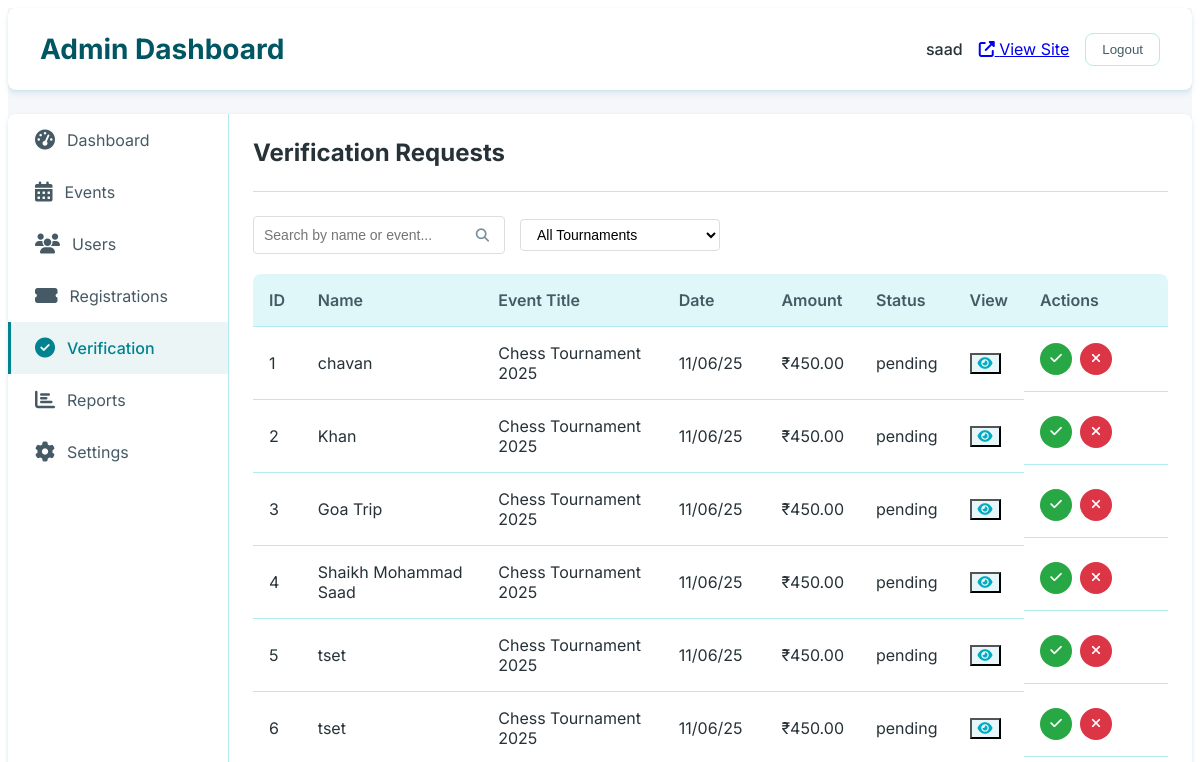
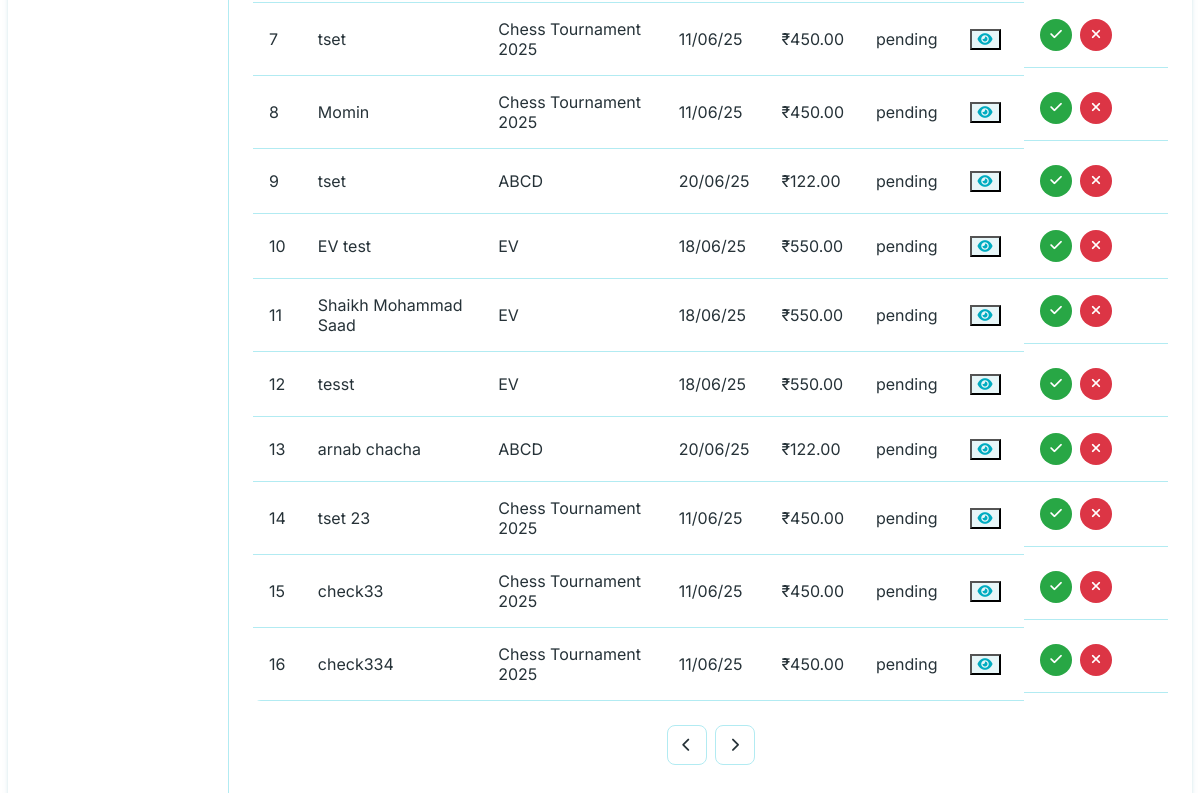
The page /superadmin/dashboard/verification/ (signed in) on the database as committed earlier (2 pictures, top to bottom).
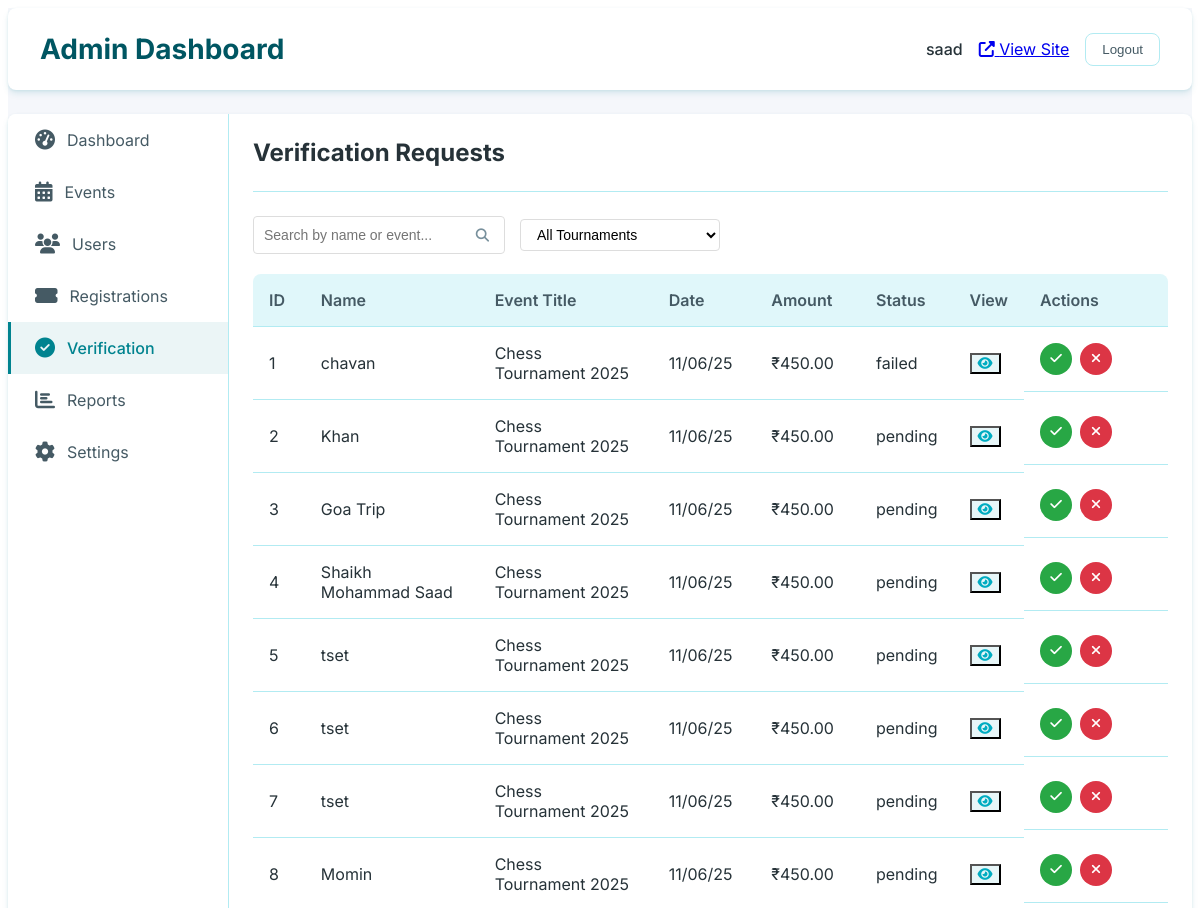
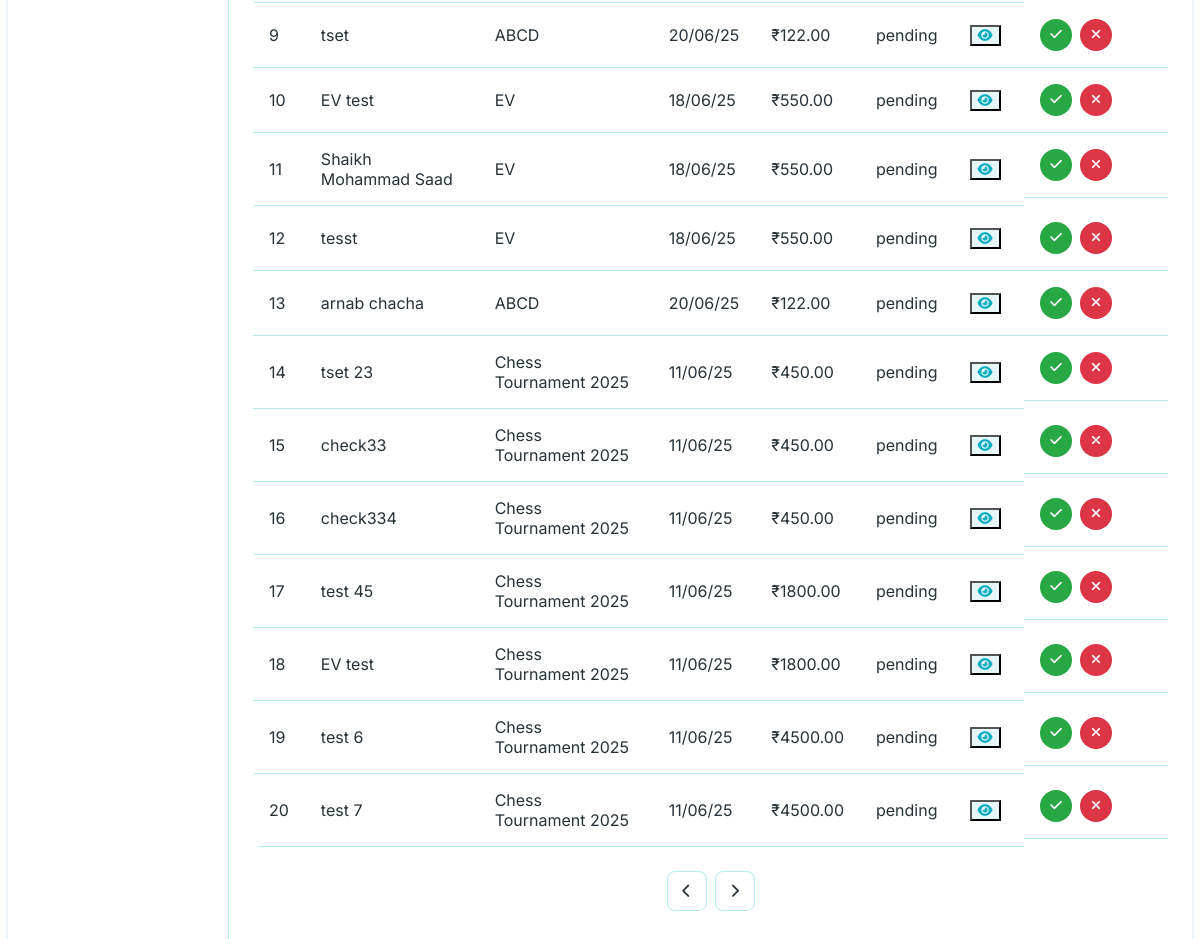
The same page on the database as committed later (2 pictures, top to bottom).
### app/models.py (models this page shows, shortened)
class Participant(models.Model):
    STATUS_CHOICES = [
        ('registered', 'Registered'),
        ('confirmed', 'Confirmed'),
        ('checked_in', 'Checked In'),
        ('eliminated', 'Eliminated'),
        ('winner', 'Winner'),
        ('disqualified', 'Disqualified'),
        ('rejected', 'Rejected')
    ]
    tournament = models.ForeignKey(Tournament, on_delete=models.CASCADE, related_name='tournament')
    registration_id = models.UUIDField(default=uuid.uuid4, editable=False, unique=True)
    full_name = models.CharField(max_length=200)
    email = models.EmailField(blank=True, null=True, unique=False, help_text="Email address for updates and notifications")
    phone = models.CharField(max_length=20)
    wp = models.CharField(max_length=10, blank=True, help_text="WhatsApp number for updates")
    age = models.IntegerField()
    gender = models.CharField(max_length=10, choices=[('male', 'Male'), ('female', 'Female'), ('other', 'Other')])
    registration_date = models.DateTimeField(auto_now_add=True)
    status = models.CharField(max_length=20, choices=STATUS_CHOICES, default='registered')
    check_in_time = models.DateTimeField(null=True, blank=True)
    special_requirements = models.TextField(blank=True)
    notes = models.TextField(blank=True)
    transaction = models.OneToOneField(Transaction, on_delete=models.CASCADE, related_name='transaction')
    optinWhatsapp = models.BooleanField(default=True)
    class Meta:
        unique_together = ['tournament', 'email']

class Tournament(models.Model):
    STATUS_CHOICES = [
        ('draft', 'Draft'),
        ('published', 'Published'),
        ('ongoing', 'Ongoing'),
        ('completed', 'Completed'),
        ('cancelled', 'Cancelled'),
    ]
    title = models.CharField(max_length=200)
    slug = models.SlugField(unique=True, blank=True)
    description = models.TextField()
    category = models.ForeignKey(Category, on_delete=models.CASCADE, related_name='tournaments')
    organizer = models.ForeignKey(User, on_delete=models.CASCADE, related_name='organized_tournaments', default=None, null=True)
    start_date = models.DateField()
    end_date = models.DateField()
    tournament_time = models.TimeField(default=timezone.datetime.strptime('10:00', '%H:%M').time())
    registration_deadline = models.DateTimeField()
    venue = models.CharField(max_length=200)
    address = models.TextField(blank=True, null=True)
    city = models.CharField(max_length=100)
    state = models.CharField(max_length=100)
    country = models.CharField(max_length=100)
    postal_code = models.CharField(max_length=20, null=True, blank=True)
    max_participants = models.PositiveIntegerField()
    min_participants = models.PositiveIntegerField(default=2)
    entry_fee = models.DecimalField(max_digits=10, decimal_places=2)
    prize_pool = models.DecimalField(max_digits=10, decimal_places=2)
    tournament_format = models.CharField(max_length=100)  # e.g., "Single Elimination", "Double Elimination", "Round Robin"
    rules = models.TextField()
    banner_image = models.ImageField(upload_to='tournament_banners/')
    additional_images = models.ManyToManyField(TournamentImage, blank=True, related_name='additional_tournaments')
    status = models.CharField(max_length=20, choices=STATUS_CHOICES, default='draft')
    is_featured = models.BooleanField(default=False)
    created_at = models.DateTimeField(auto_now_add=True)
    updated_at = models.DateTimeField(auto_now=True)
    contact_email = models.EmailField()
    contact_phone = models.CharField(max_length=20)
    whatsapp_number = models.CharField(max_length=20, blank=True)
    facebook_event = models.URLField(blank=True)
    instagram_post = models.URLField(blank=True)
    upi_id = models.ForeignKey(
        UPIS,
        max_length=100,
        blank=True,
        help_text="UPI ID for payment collection",
        on_delete=models.SET_NULL,
        null=True,
        related_name='tournaments'
    )
    class Meta:
        ordering = ['-start_date']

class Transaction(models.Model):
    PAYMENT_STATUS = [
        ('pending', 'Pending'),
        ('completed', 'Completed'),
        ('failed', 'Failed'),
        ('refunded', 'Refunded'),
    ]
    amount = models.DecimalField(max_digits=10, decimal_places=2)
    payment_status = models.CharField(
        max_length=20,
        choices=PAYMENT_STATUS,
        default='pending'
    )
    payment_date = models.DateTimeField(null=True, blank=True)
    payment_reference = models.CharField(
        max_length=100,
        blank=True,
        help_text="Transaction ID or UPI reference number"
    )
    payment_screenshot = models.ImageField(
        upload_to='payment_proofs/',
        blank=True,
        help_text="Screenshot of payment confirmation"
    )
    ticket_count = models.PositiveIntegerField(default=1)
    ticket_numbers = models.CharField(
        max_length=200,
        blank=True,
        help_text="Comma-separated ticket numbers"
    )
    created_at = models.DateTimeField(auto_now_add=True)
    updated_at = models.DateTimeField(auto_now=True)
    notes = models.TextField(blank=True)
    class Meta:
        ordering = ['-created_at']
        indexes = [
            models.Index(fields=['payment_status']),
        ]

### app/View/admin/admin_verification.py (the view)
# urls.py: path('superadmin/dashboard/verification/', admin_verification, name='admin_verification'),
@login_required
def admin_verification(request):
    alltournaments = Tournament.objects.all()
    verification_requests = Participant.objects.filter(status='registered').select_related('transaction')
    context = {
        'verification_requests': verification_requests,
        'active_tab': 'verification',
        'alltournaments': alltournaments,
    }
    return render(request, 'admin/verification.html', context)

### templates/admin/verification.html (shortened to what this page needs)
{% extends 'admin/base_admin.html' %}
{% load static %}
{% block content %}
<div class="admin-tab active">
    <div class="tab-header">
        <h2>Verification Requests</h2>
    </div>
    <div class="dashboard-actions">
        <div class="search-box">
            <input type="text" id="searchInput" placeholder="Search by name or event...">
            <button type="button" id="searchBtn"><i class="fas fa-search"></i></button>
        </div>
        <div class="filter-section">
            <select id="tournamentFilter" class="tournament-select">
                <option value="all">All Tournaments</option>
            </select>
        </div>
    </div>
    <div class="data-table-container">
        <table class="admin-table">
            <thead>
                <tr>
                    <th>ID</th>
                    <th>Name</th>
                    <th>Event Title</th>
                    <th>Date</th>
                    <th>Amount</th>
                    <th>Status</th>
                    <th>View</th>
                    <th>Actions</th>
                </tr>
            </thead>
            <tbody>
                {% for request in verification_requests %}
                <tr class="verification-row" data-tournament-id="{{ request.tournament.id }}" data-id="{{ request.id }}">
                    <td>{{ request.id }}</td>
                    <td>{{ request.full_name }}</td>
                    <td>{{ request.tournament.title }}</td>
                    <td>{{ request.tournament.start_date|date:'d/m/y' }}</td>
                    <td>₹{{ request.transaction.amount }}</td>
                    <td>
                        {{ request.transaction.payment_status}}
                    </td>
                    <td>
                        <button class="view-btn" title="View Payment Screenshot" onclick="showPaymentScreenshot('{{ request.id }}', '{{ request.transaction.payment_screenshot.url }}')">
                            <i class="fas fa-eye"></i>
                        </button>
                    </td>
                    <td class="action-buttons">
                        <button class="success-btn" onclick="handleAccept('{{ request.id }}')">
                            <i class="fas fa-check"></i>
                        </button>
                        <button class="danger-btn" onclick="handleReject('{{ request.id }}')">
                            <i class="fas fa-times"></i>
                        </button>
                        <button class="review-btn" onclick="handleReview('{{ request.id }}')">
                            <i class="fas fa-search"></i>
                        </button>
                    </td>
                </tr>
                {% empty %}
                <tr>
                    <td colspan="8" class="text-center">No verification requests found</td>
                </tr>
                {% endfor %}
            </tbody>
        </table>
    </div>
    <div class="pagination">
        <button class="page-btn" {% if not verification_requests.has_previous %}disabled{% endif %}><i class="fas fa-chevron-left"></i></button>
        <button class="page-btn" {% if not verification_requests.has_next %}disabled{% endif %}><i class="fas fa-chevron-right"></i></button>
    </div>
</div>
{% endblock %}

Rows that differ between the two databases and show on the page:
changed Participant "chavan": transaction.payment_status "pending" → "failed"
added Participant: id "17", full_name "test 45", tournament "Chess Tournament 2025", tournament.start_date "11/06/25", transaction.amount "1800.00", transaction.payment_status "pending"
added Participant: id "18", full_name "EV test", tournament "Chess Tournament 2025", tournament.start_date "11/06/25", transaction.amount "1800.00", transaction.payment_status "pending"
added Participant: id "19", full_name "test 6", tournament "Chess Tournament 2025", tournament.start_date "11/06/25", transaction.amount "4500.00", transaction.payment_status "pending"
added Participant: id "20", full_name "test 7", tournament "Chess Tournament 2025", tournament.start_date "11/06/25", transaction.amount "4500.00", transaction.payment_status "pending"
